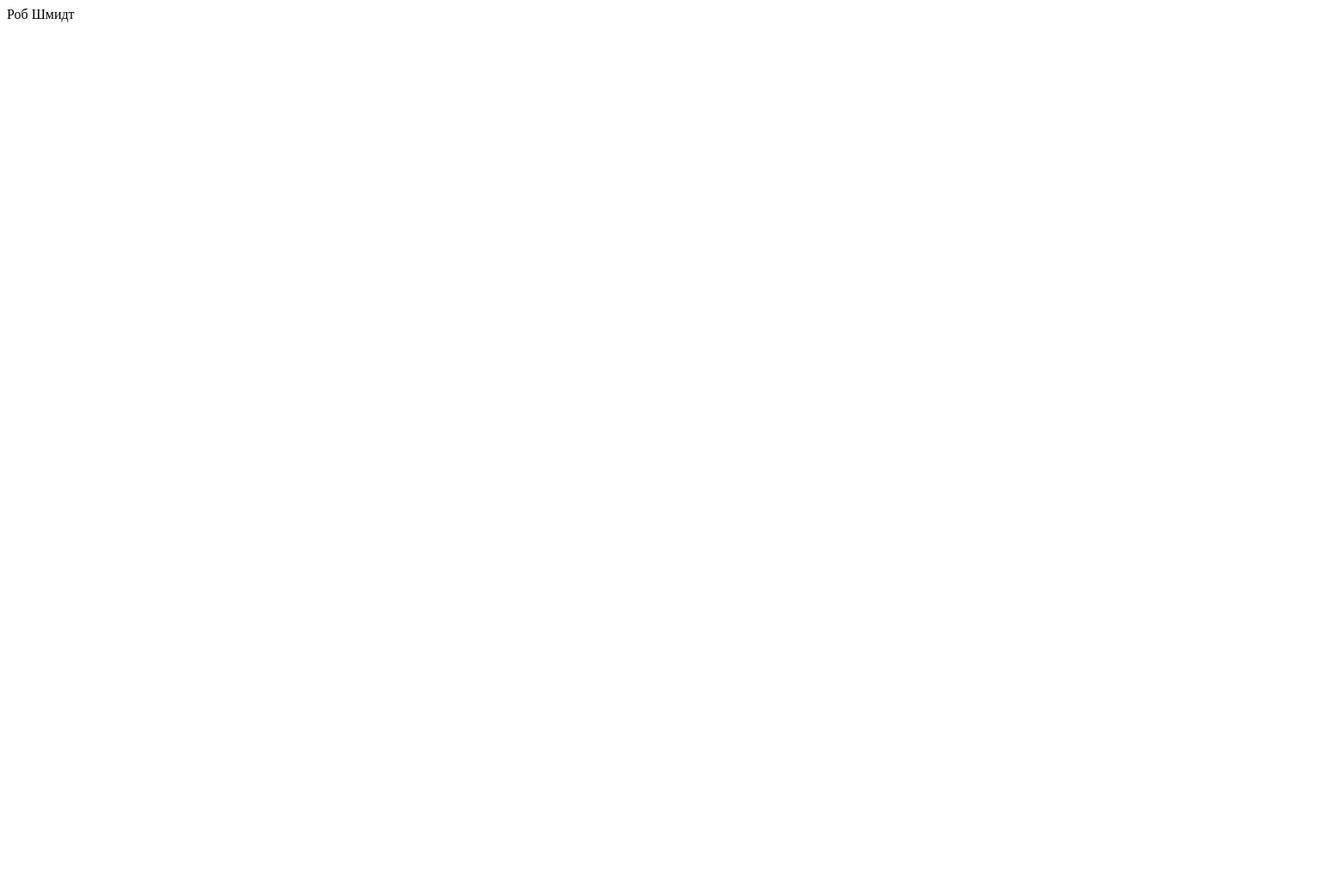
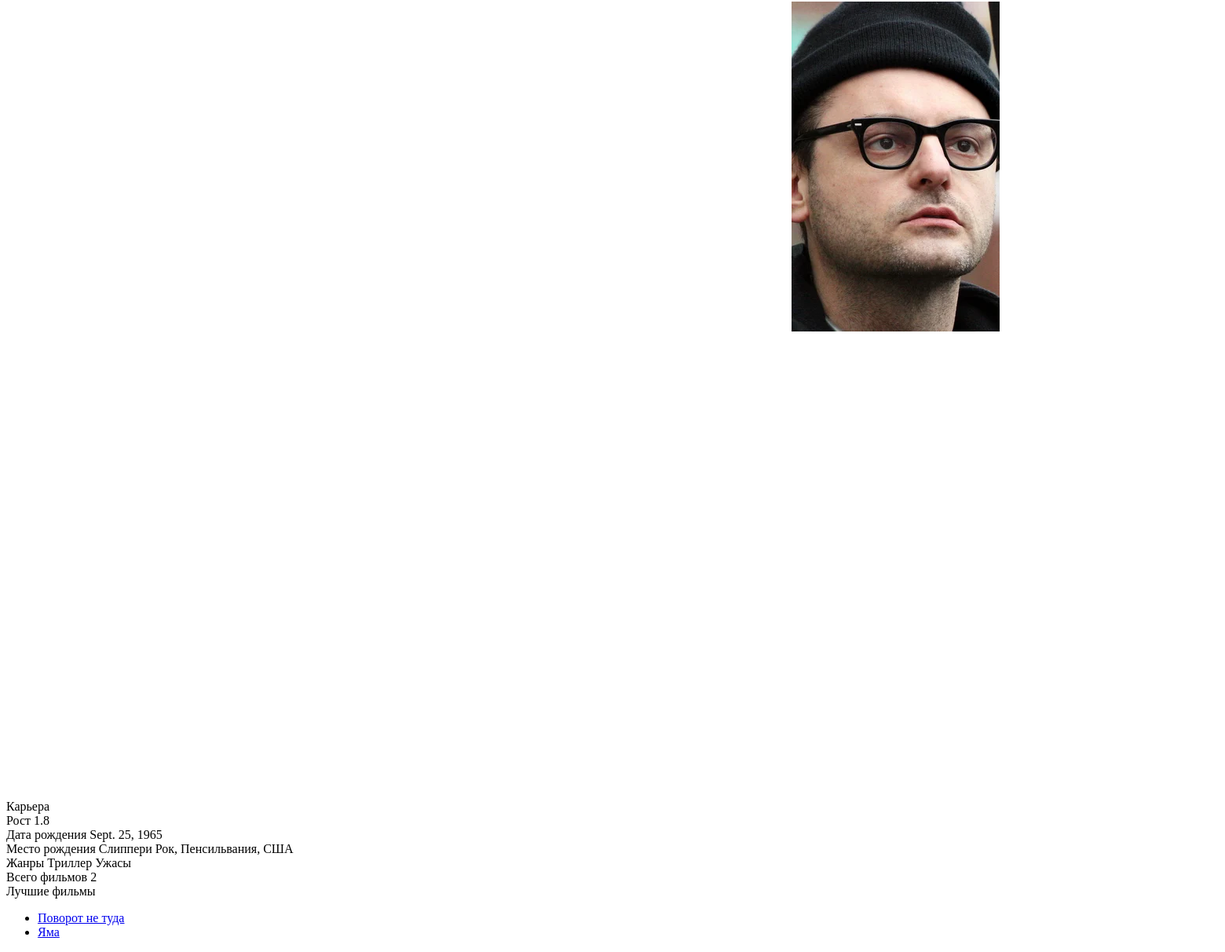
The app's page /person/3 with its own data (2 pictures, top to bottom).
### movies/models.py (models this page shows, shortened)
class Person(models.Model):
    name = models.CharField(max_length=255, unique=True, verbose_name='Имя')
    orig_name = models.CharField(max_length=255, unique=True, verbose_name='Оригинальное имя')
    photo = models.ImageField(upload_to="person/%Y/%m/%d/", blank=True, verbose_name='Фото')
    height = models.FloatField(blank=True, null=True, verbose_name='Рост')
    date_of_birth = models.DateField(blank=True, null=True, verbose_name='Дата рождения')
    birthplace = models.CharField(max_length=255, blank=True, null=True, verbose_name='Место рождения')

class Genre(models.Model):
    name = models.CharField(max_length=255, unique=True)

class Film(models.Model):
    title = models.CharField(max_length=100, verbose_name='Название')
    rating = models.FloatField(default=0.0, verbose_name='Рейтинг')
    orig_title = models.CharField(max_length=100, blank=True, verbose_name='Оригинальное название')
    age_rate = models.CharField(max_length=10, blank=True, verbose_name='Возрастной рейтинг')
    year = models.PositiveSmallIntegerField(null=True, blank=True, verbose_name='Год производства')
    country = models.CharField(max_length=50, blank=True, verbose_name='Страна')
    genre = models.ManyToManyField(Genre, through='FilmGenre', related_name='film_genre', verbose_name='Жанр', blank=True)
    tagline = models.CharField(max_length=100, blank=True, verbose_name='Слоган')
    actor = models.ManyToManyField(Person, blank=True, through='FilmActor', related_name='film_actor', verbose_name='Актёр')
    director = models.ManyToManyField(Person, blank=True, through='FilmDirector', related_name='film_director', verbose_name='Режиссёр')
    writer = models.ManyToManyField(Person, blank=True, through='FilmWriter', related_name='film_writer', verbose_name='Сценарий')
    producer = models.ManyToManyField(Person, blank=True, through='FilmProducer', related_name='film_producer', verbose_name='Продюсер')
    operator = models.ManyToManyField(Person, blank=True, through='FilmOperator', related_name='film_operator', verbose_name='Оператор')
    composer = models.ManyToManyField(Person, blank=True, through='FilmComposer', related_name='film_composer', verbose_name='Композитор')
    budget = models.PositiveSmallIntegerField(blank=True, verbose_name='Бюджет')
    gross_worldwide = models.PositiveSmallIntegerField(blank=True, verbose_name='Сборы в мире', default=0)
    world_premiere = models.DateField(blank=True, verbose_name='Премьера в мире')
    runtime = models.PositiveSmallIntegerField(blank=True, verbose_name='Хронометраж')
    description = models.TextField(verbose_name='Обзор')
    poster = models.ImageField(upload_to="film/poster/%Y/%m/%d/", null=True, verbose_name='Постер')
    def __str__(self):
        return self.title
    def get_absolute_url(self):
        return reverse('film', args=[str(self.pk)])

### actor/views.py (the view)
# urls.py: path('<int:pk>', (PersonDetail.as_view()), name='person'),
class PersonDetail(DetailView):
    model = Person
    template_name = 'person.html'
    context_object_name = 'person'
    def get_context_data(self, **kwargs):
        context = super().get_context_data(**kwargs)
        return context

### actor/templatetags/custom_tags.py (called while the page is built)
@register.simple_tag(takes_context=True, name='get_films')
def get_films(context, **kwargs):
    as_actor = FilmActor.objects.filter(person_id=context['person'].id)
    as_director = FilmDirector.objects.filter(person_id=context['person'].id)
    as_writer = FilmWriter.objects.filter(person_id=context['person'].id)
    as_producer = FilmProducer.objects.filter(person_id=context['person'].id)
    as_operator = FilmOperator.objects.filter(person_id=context['person'].id)
    as_composer = FilmComposer.objects.filter(person_id=context['person'].id)
    films = chain(as_actor, as_director, as_writer, as_producer, as_composer, as_operator)
    film = []
    for f in films:
        film.append(f.film)
    return set(film)

### templates/person.html (shortened to what this page needs)
{% load static %}
{% load custom_tags %}
<!DOCTYPE html>
<html lang="en">
<head>
    <link href="{% static 'css/styles.css' %}" rel="stylesheet" />
</head>
<body>
{% block content %}
{{person.name}} <br>
{% if person.photo %}
<p><img class="img-article-left" src="{{person.photo.url}}"></p>
{% endif %}
Карьера <br>
{% if person.height%}
Рост {{person.height }} <br>
{% endif %}
Дата рождения {{person.date_of_birth}} <br>
Место рождения {{person.birthplace}} <br>
Жанры
{% get_genres as genres %}
{% for g in genres %}
{{ g }}
{% endfor %}
<br>
{% get_films as films %}
Всего фильмов {{ films|length }} <br>
Лучшие фильмы
<ul>
{% for f in films %}
<li> <a href="{{ f.get_absolute_url }}">{{ f }}</a> </li>
{% endfor %}
</ul>
{% endblock content %}
</body>
</html>

### static/css/styles.css (style rules this page uses)
p { padding: 1000px; color: #0059b2; }
img { max-width: 600px; height: auto; }
img.img-article-left { max-width: 300px; height: auto; float: left; padding: 0 10px 10px 0; }

### records on screen
Person: name "Роб Шмидт", photo (picture), height "1.8", date_of_birth "Sept. 25, 1965", birthplace "Слиппери Рок, Пенсильвания, США"
Genre: name "Триллер"
Genre: name "Ужасы"
Film: title "Поворот не туда"
Film: title "Яма"

### other values on screen
{{ films|length }} "2"
